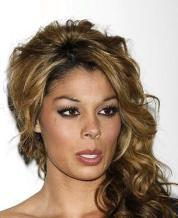
#> input picture src/Ex4/Question1/BTCPA2026/000006.jpg, 178 x 218 px; its folder holds only this picture in this run
$ python 1b.py
#> lines starting #> are read from the running program, lines starting #| are printed output that depends on the picture
import cv2
import numpy as np
import os

def find_similar_images_pca(template_path, folder_path, top_n=3, n_components=50):
    # ==========================================
    # BƯỚC 1: Đọc và chuẩn bị dữ liệu
    # ==========================================
#> called with template_path = 'src/Ex4/Question1/template.jpg', folder_path = 'src/Ex4/Question1/BTCPA2026', top_n = 3, n_components = 50
    irow, icol = 128, 128
    image_extensions = ['.jpg', '.jpeg', '.png', '.bmp']
    image_files = []

    # Kiểm tra xem folder có tồn tại không
    if not os.path.exists(folder_path):
        return [], None, None, None, [], f"Lỗi: Không tìm thấy thư mục '{folder_path}'"

    for file in os.listdir(folder_path):
        if any(file.lower().endswith(ext) for ext in image_extensions):
            image_files.append(file)

    if len(image_files) == 0:
        return [], None, None, None, [], f"Lỗi: Không có ảnh nào trong '{folder_path}'"

    faces_list = []
    valid_files = []
    for img_file in image_files:
        img_path = os.path.join(folder_path, img_file)
        img = cv2.imread(img_path, cv2.IMREAD_GRAYSCALE)
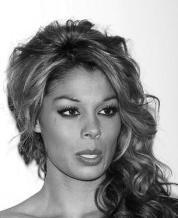
#> img: shape (218, 178); min 0, max 255, mean 148.8
        if img is None:
            continue
        img_resized = cv2.resize(img, (icol, irow))
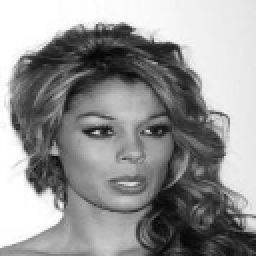
#> img_resized: shape (128, 128) (shown 2 times larger); min 3, max 255, mean 148.7
        img_flat = img_resized.flatten()
#> img_flat = 16384 values, max 255 at index 0, min 3 at index 3502, mean 148.7
        faces_list.append(img_flat)
        valid_files.append(img_file)

    faces = np.array(faces_list, dtype=np.float64)

    # ==========================================
    # BƯỚC 2: Tính Mean Face
    # ==========================================
    m = np.mean(faces, axis=0)
#> m has the same summary as img_flat
    mean_face_img = m.reshape(irow, icol)

    # ==========================================
    # BƯỚC 3: Trừ Mean - Chuẩn hóa dữ liệu
    # ==========================================
    faces_mean = faces - m

    # ==========================================
    # BƯỚC 4: Tính Covariance Matrix rút gọn và Eigenvalues
    # ==========================================
    # Sử dụng trick: L = A * A^T
    L = np.dot(faces_mean, faces_mean.T)
#> L = [0]
    eigenvalues, V = np.linalg.eig(L)
#> eigenvalues = [0]; V = [1]

    # Sắp xếp trị riêng giảm dần
    idx = eigenvalues.argsort()[::-1]
#> idx = [0]
    eigenvalues = eigenvalues[idx]
    V = V[:, idx]

    # ==========================================
    # BƯỚC 5: Tính Eigenfaces (Principal Components)
    # ==========================================
    # Tính Eigenfaces thực sự: PC = A^T * V
    PC = np.dot(faces_mean.T, V)
#> PC = 16384 values from 0 to 0

    # BỔ SUNG QUAN TRỌNG: Trực chuẩn hóa các Eigenfaces
    for i in range(PC.shape[1]):
        norm_val = np.linalg.norm(PC[:, i])
        if norm_val > 0:
            PC[:, i] = PC[:, i] / norm_val
#> this loop made 1 pass

    # Giữ lại n_components quan trọng nhất
    N = min(n_components, PC.shape[1])
#> N = 1
    PC = PC[:, :N]

    # ==========================================
    # BƯỚC 6: Tạo Signatures cho Database
    # ==========================================
    signatures = np.dot(faces_mean, PC)
#> signatures = [0]

    # ==========================================
    # BƯỚC 7: Xử lý Template Image
    # ==========================================
    template = cv2.imread(template_path, cv2.IMREAD_GRAYSCALE)
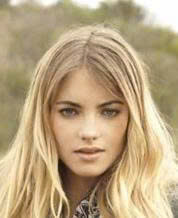
#> input picture src/Ex4/Question1/template.jpg, 178 x 218 px
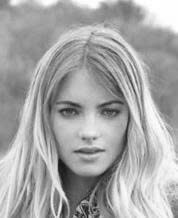
#> template: shape (218, 178); min 23, max 255, mean 166.3
    if template is None:
        return [], None, None, None, [], f"Lỗi: Không thể đọc template tại '{template_path}'"

    recognize = cv2.resize(template, (icol, irow))
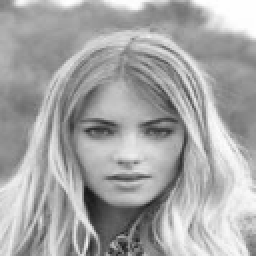
#> recognize: shape (128, 128) (shown 2 times larger); min 24, max 255, mean 166.2
    rec = recognize.flatten() - m
#> rec = 16384 values, max 237 at index 15195, min -153 at index 13206, mean 17.49
    rec_weighted = np.dot(rec, PC)
#> rec_weighted = [0]

    # ==========================================
    # BƯỚC 8: Tính Euclidean distance
    # ==========================================
    scores = np.zeros(len(valid_files))
    for i in range(len(valid_files)):
        scores[i] = np.linalg.norm(signatures[i, :] - rec_weighted)
#> after the loop, scores = [0]

    # ==========================================
    # BƯỚC 9: Ranking và Tìm Top N
    # ==========================================
    idx = np.argsort(scores)

    top_images = []
    for i in range(min(top_n, len(idx))):
        img_name = valid_files[idx[i]]
        distance = scores[idx[i]]
        top_images.append((img_name, distance))
#> this loop made 1 pass
#> (img_name, distance) on pass 1: ('000006.jpg', 0)
#> after the loop, top_images = [('000006.jpg', 0)]

    # Tổng hợp thông tin để in ra màn hình
    info = {
        'n_images': len(image_files),
        'n_loaded': faces.shape[0],
        'L_shape': L.shape,
        'PC_shape': PC.shape,
        'n_components': N,
        'signatures_shape': signatures.shape
    }

    return top_images, mean_face_img, PC, signatures, valid_files, info

def main():
    print("--- CHƯƠNG TRÌNH ĐANG KHỞI ĐỘNG ---")
    script_dir = os.path.dirname(os.path.abspath(__file__))

    template_path = os.path.join(script_dir, "template.jpg")
    folder_path = os.path.join(script_dir, "BTCPA2026")

    print(f"Đang tìm ảnh tại: {folder_path}")

    if not os.path.exists(folder_path):
        print(f"[LỖI CỰC NẶNG]: Vẫn không thấy folder tại {folder_path}")
        print("Hãy đảm bảo folder BTCPA2026 nằm cùng chỗ với file 1b.py")
        return

    top_n = 3
    n_components = 50

    # Gọi hàm PCA
    results = find_similar_images_pca(template_path, folder_path, top_n=top_n, n_components=n_components)
#> results = 6 items

    # Kiểm tra kết quả (Phần này giữ nguyên như cũ)
    if isinstance(results[5], str):
        print(f"\n[LỖI]: {results[5]}")
        return

    top_images, mean_face, eigenfaces, signatures, valid_files, info = results
#> top_images = [('000006.jpg', 0)]; eigenfaces = 16384 values from 0 to 0; signatures = [0]; valid_files = ['000006.jpg']; info = {'n_images': 1, 'n_loaded': 1, 'L_shape': (1, 1), 'PC_shape': (16384, 1), 'n_components': 1, 'signatures_shape': (1, 1)}

    print("\n" + "=" * 50)
    print("KẾT QUẢ TÌM KIẾM BẰNG EIGENFACES (PCA)")
    print("=" * 50)
    print(f" - Tổng số ảnh load được: {info['n_loaded']}") #type: ignore
#|  - Tổng số ảnh load được: 1
    print(f" - Số lượng Eigenfaces giữ lại: {info['n_components']}") #type: ignore
#|  - Số lượng Eigenfaces giữ lại: 1
    print("\nTOP 3 ẢNH GIỐNG NHẤT:")
    for i, (img_name, distance) in enumerate(top_images, 1):
        print(f"{i}. {img_name:<20} - Khoảng cách: {distance:.4f}")
#> this loop made 1 pass
#> (i, img_name, distance) on pass 1: (1, '000006.jpg', 0)
#| 1. 000006.jpg           - Khoảng cách: 0.0000


    display_height, display_width = 250, 250
    images_to_show = []

    template_img = cv2.imread(template_path, cv2.IMREAD_GRAYSCALE)
    if template_img is None:
        print(f"Không thể đọc ảnh {template_path} để hiển thị.")
        return

    temp_display = cv2.resize(template_img, (display_width, display_height))
    temp_display_bgr = cv2.cvtColor(temp_display, cv2.COLOR_GRAY2BGR)
    cv2.putText(temp_display_bgr, "TEMPLATE", (10, 30), cv2.FONT_HERSHEY_SIMPLEX, 0.8, (0, 255, 255), 2)
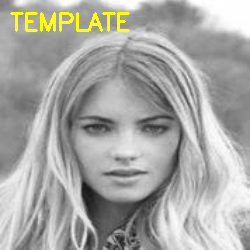
#> temp_display_bgr: shape (250, 250, 3); mean B, G, R 163.7, 167.7, 167.7
    images_to_show.append(temp_display_bgr)


    mean_display = cv2.resize(mean_face.astype(np.uint8), (display_width, display_height))  #type: ignore
    mean_display_bgr = cv2.cvtColor(mean_display, cv2.COLOR_GRAY2BGR)
    cv2.putText(mean_display_bgr, "MEAN FACE", (10, 30), cv2.FONT_HERSHEY_SIMPLEX, 0.8, (255, 255, 0), 2)
#> mean_display_bgr: shape (250, 250, 3); mean B, G, R 149.1, 149.1, 144.6
    images_to_show.append(mean_display_bgr)

    for i, (img_name, distance) in enumerate(top_images, 1):
        img_path = os.path.join(folder_path, img_name)
        img = cv2.imread(img_path, cv2.IMREAD_GRAYSCALE)
        img_resized = cv2.resize(img, (display_width, display_height)) #type: ignore
#> img_resized: shape (250, 250)
        img_bgr = cv2.cvtColor(img_resized, cv2.COLOR_GRAY2BGR)
        cv2.putText(img_bgr, f"Top {i}", (10, 30), cv2.FONT_HERSHEY_SIMPLEX, 0.7, (0, 255, 0), 2)
#> img_bgr: shape (250, 250, 3); mean B, G, R 147.4, 148.8, 147.4
        images_to_show.append(img_bgr)


    final_display = cv2.hconcat(images_to_show)
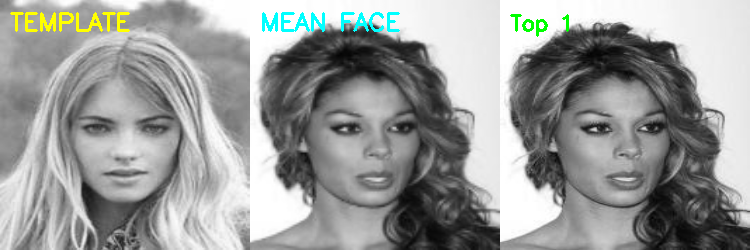
#> final_display: shape (250, 750, 3); mean of channels 0, 1, 2 153.4, 155.2, 153.2; drawn as B, G, R
    cv2.imshow("Ket qua PCA - Nhom 3", final_display)
    cv2.waitKey(0)
    cv2.destroyAllWindows()

if __name__ == "__main__":
    main()
